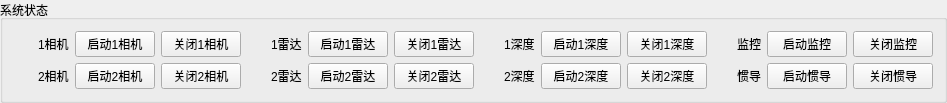
       <widget class="QGroupBox" name="groupBox_6">
        <property name="sizePolicy">
         <sizepolicy hsizetype="Expanding" vsizetype="Preferred">
          <horstretch>0</horstretch>
          <verstretch>0</verstretch>
         </sizepolicy>
        </property>
        <property name="title">
         <string>系统状态</string>
        </property>
        <layout class="QGridLayout" name="gridLayout_7">
         <item row="1" column="4">
          <layout class="QHBoxLayout" name="horizontalLayout_6">
           <item>
            <widget class="c_Fr_Light" name="E1R_2_Status" native="true">
             <property name="sizePolicy">
              <sizepolicy hsizetype="Maximum" vsizetype="Maximum">
               <horstretch>0</horstretch>
               <verstretch>0</verstretch>
              </sizepolicy>
             </property>
             <layout class="QGridLayout" name="gridLayout_178"/>
            </widget>
           </item>
           <item>
            <widget class="QLabel" name="label_4">
             <property name="sizePolicy">
              <sizepolicy hsizetype="Maximum" vsizetype="Preferred">
               <horstretch>0</horstretch>
               <verstretch>0</verstretch>
              </sizepolicy>
             </property>
             <property name="text">
              <string>2雷达</string>
             </property>
            </widget>
           </item>
          </layout>
         </item>
         <item row="1" column="6">
          <widget class="QPushButton" name="E1R_2_Close">
           <property name="sizePolicy">
            <sizepolicy hsizetype="Preferred" vsizetype="Fixed">
             <horstretch>0</horstretch>
             <verstretch>0</verstretch>
            </sizepolicy>
           </property>
           <property name="text">
            <string>关闭2雷达</string>
           </property>
          </widget>
         </item>
         <item row="1" column="8">
          <widget class="QPushButton" name="RealSense_2_Start">
           <property name="sizePolicy">
            <sizepolicy hsizetype="Preferred" vsizetype="Fixed">
             <horstretch>0</horstretch>
             <verstretch>0</verstretch>
            </sizepolicy>
           </property>
           <property name="text">
            <string>启动2深度</string>
           </property>
          </widget>
         </item>
         <item row="1" column="2">
          <widget class="QPushButton" name="Zivid_2_Close">
           <property name="sizePolicy">
            <sizepolicy hsizetype="Preferred" vsizetype="Fixed">
             <horstretch>0</horstretch>
             <verstretch>0</verstretch>
            </sizepolicy>
           </property>
           <property name="text">
            <string>关闭2相机</string>
           </property>
          </widget>
         </item>
         <item row="1" column="9">
          <widget class="QPushButton" name="RealSense_2_Close">
           <property name="sizePolicy">
            <sizepolicy hsizetype="Preferred" vsizetype="Fixed">
             <horstretch>0</horstretch>
             <verstretch>0</verstretch>
            </sizepolicy>
           </property>
           <property name="text">
            <string>关闭2深度</string>
           </property>
          </widget>
         </item>
         <item row="0" column="5">
          <widget class="QPushButton" name="E1R_1_Start">
           <property name="sizePolicy">
            <sizepolicy hsizetype="Preferred" vsizetype="Fixed">
             <horstretch>0</horstretch>
             <verstretch>0</verstretch>
            </sizepolicy>
           </property>
           <property name="text">
            <string>启动1雷达</string>
           </property>
          </widget>
         </item>
         <item row="0" column="8">
          <widget class="QPushButton" name="RealSense_1_Start">
           <property name="sizePolicy">
            <sizepolicy hsizetype="Preferred" vsizetype="Fixed">
             <horstretch>0</horstretch>
             <verstretch>0</verstretch>
            </sizepolicy>
           </property>
           <property name="text">
            <string>启动1深度</string>
           </property>
          </widget>
         </item>
         <item row="0" column="9">
          <widget class="QPushButton" name="RealSense_1_Close">
           <property name="text">
            <string>关闭1深度</string>
           </property>
          </widget>
         </item>
         <item row="0" column="4">
          <layout class="QHBoxLayout" name="horizontalLayout_11">
           <item>
            <widget class="c_Fr_Light" name="E1R_1_Status" native="true">
             <property name="sizePolicy">
              <sizepolicy hsizetype="Maximum" vsizetype="Maximum">
               <horstretch>0</horstretch>
               <verstretch>0</verstretch>
              </sizepolicy>
             </property>
             <layout class="QGridLayout" name="gridLayout_183"/>
            </widget>
           </item>
           <item>
            <widget class="QLabel" name="label_9">
             <property name="sizePolicy">
              <sizepolicy hsizetype="Maximum" vsizetype="Preferred">
               <horstretch>0</horstretch>
               <verstretch>0</verstretch>
              </sizepolicy>
             </property>
             <property name="text">
              <string>1雷达</string>
             </property>
            </widget>
           </item>
          </layout>
         </item>
         <item row="1" column="0">
          <layout class="QHBoxLayout" name="horizontalLayout_5">
           <item>
            <widget class="c_Fr_Light" name="Zivid_2_Status" native="true">
             <property name="sizePolicy">
              <sizepolicy hsizetype="Maximum" vsizetype="Maximum">
               <horstretch>0</horstretch>
               <verstretch>0</verstretch>
              </sizepolicy>
             </property>
             <layout class="QGridLayout" name="gridLayout_177"/>
            </widget>
           </item>
           <item>
            <widget class="QLabel" name="label_3">
             <property name="sizePolicy">
              <sizepolicy hsizetype="Maximum" vsizetype="Preferred">
               <horstretch>0</horstretch>
               <verstretch>0</verstretch>
              </sizepolicy>
             </property>
             <property name="text">
              <string>2相机</string>
             </property>
            </widget>
           </item>
          </layout>
         </item>
         <item row="0" column="0">
          <layout class="QHBoxLayout" name="horizontalLayout_4">
           <item>
            <widget class="c_Fr_Light" name="Zivid_1_Status" native="true">
             <property name="sizePolicy">
              <sizepolicy hsizetype="Maximum" vsizetype="Maximum">
               <horstretch>0</horstretch>
               <verstretch>0</verstretch>
              </sizepolicy>
             </property>
             <layout class="QGridLayout" name="gridLayout_176"/>
            </widget>
           </item>
           <item>
            <widget class="QLabel" name="label_2">
             <property name="sizePolicy">
              <sizepolicy hsizetype="Maximum" vsizetype="Preferred">
               <horstretch>0</horstretch>
               <verstretch>0</verstretch>
              </sizepolicy>
             </property>
             <property name="text">
              <string>1相机</string>
             </property>
            </widget>
           </item>
          </layout>
         </item>
         <item row="1" column="5">
          <widget class="QPushButton" name="E1R_2_Start">
           <property name="sizePolicy">
            <sizepolicy hsizetype="Preferred" vsizetype="Fixed">
             <horstretch>0</horstretch>
             <verstretch>0</verstretch>
            </sizepolicy>
           </property>
           <property name="text">
            <string>启动2雷达</string>
           </property>
          </widget>
         </item>
         <item row="0" column="6">
          <widget class="QPushButton" name="E1R_1_Close">
           <property name="text">
            <string>关闭1雷达</string>
           </property>
          </widget>
         </item>
         <item row="0" column="11">
          <widget class="QPushButton" name="Hikvision_Start">
           <property name="sizePolicy">
            <sizepolicy hsizetype="Preferred" vsizetype="Fixed">
             <horstretch>0</horstretch>
             <verstretch>0</verstretch>
            </sizepolicy>
           </property>
           <property name="text">
            <string>启动监控</string>
           </property>
          </widget>
         </item>
         <item row="0" column="10">
          <layout class="QHBoxLayout" name="horizontalLayout_26">
           <item>
            <widget class="c_Fr_Light" name="Hikvision_Status" native="true">
             <property name="sizePolicy">
              <sizepolicy hsizetype="Maximum" vsizetype="Maximum">
               <horstretch>0</horstretch>
               <verstretch>0</verstretch>
              </sizepolicy>
             </property>
             <layout class="QGridLayout" name="gridLayout_192"/>
            </widget>
           </item>
           <item>
            <widget class="QLabel" name="label_15">
             <property name="sizePolicy">
              <sizepolicy hsizetype="Maximum" vsizetype="Preferred">
               <horstretch>0</horstretch>
               <verstretch>0</verstretch>
              </sizepolicy>
             </property>
             <property name="text">
              <string>监控</string>
             </property>
            </widget>
           </item>
          </layout>
         </item>
         <item row="1" column="1">
          <widget class="QPushButton" name="Zivid_2_Start">
           <property name="sizePolicy">
            <sizepolicy hsizetype="Preferred" vsizetype="Fixed">
             <horstretch>0</horstretch>
             <verstretch>0</verstretch>
            </sizepolicy>
           </property>
           <property name="text">
            <string>启动2相机</string>
           </property>
          </widget>
         </item>
         <item row="1" column="10">
          <layout class="QHBoxLayout" name="horizontalLayout_35">
           <item>
            <widget class="c_Fr_Light" name="CH10X_Status" native="true">
             <property name="sizePolicy">
              <sizepolicy hsizetype="Maximum" vsizetype="Maximum">
               <horstretch>0</horstretch>
               <verstretch>0</verstretch>
              </sizepolicy>
             </property>
             <layout class="QGridLayout" name="gridLayout_199"/>
            </widget>
           </item>
           <item>
            <widget class="QLabel" name="label_16">
             <property name="sizePolicy">
              <sizepolicy hsizetype="Maximum" vsizetype="Preferred">
               <horstretch>0</horstretch>
               <verstretch>0</verstretch>
              </sizepolicy>
             </property>
             <property name="text">
              <string>惯导</string>
             </property>
            </widget>
           </item>
          </layout>
         </item>
         <item row="0" column="7">
          <layout class="QHBoxLayout" name="horizontalLayout_24">
           <item>
            <widget class="c_Fr_Light" name="RealSense_1_Status" native="true">
             <property name="sizePolicy">
              <sizepolicy hsizetype="Maximum" vsizetype="Maximum">
               <horstretch>0</horstretch>
               <verstretch>0</verstretch>
              </sizepolicy>
             </property>
             <layout class="QGridLayout" name="gridLayout_190"/>
            </widget>
           </item>
           <item>
            <widget class="QLabel" name="label_14">
             <property name="sizePolicy">
              <sizepolicy hsizetype="Maximum" vsizetype="Preferred">
               <horstretch>0</horstretch>
               <verstretch>0</verstretch>
              </sizepolicy>
             </property>
             <property name="text">
              <string>1深度</string>
             </property>
            </widget>
           </item>
          </layout>
         </item>
         <item row="0" column="1">
          <widget class="QPushButton" name="Zivid_1_Start">
           <property name="sizePolicy">
            <sizepolicy hsizetype="Preferred" vsizetype="Fixed">
             <horstretch>0</horstretch>
             <verstretch>0</verstretch>
            </sizepolicy>
           </property>
           <property name="text">
            <string>启动1相机</string>
           </property>
          </widget>
         </item>
         <item row="1" column="7">
          <layout class="QHBoxLayout" name="horizontalLayout_25">
           <item>
            <widget class="c_Fr_Light" name="RealSense_2_Status" native="true">
             <property name="sizePolicy">
              <sizepolicy hsizetype="Maximum" vsizetype="Maximum">
               <horstretch>0</horstretch>
               <verstretch>0</verstretch>
              </sizepolicy>
             </property>
             <layout class="QGridLayout" name="gridLayout_191"/>
            </widget>
           </item>
           <item>
            <widget class="QLabel" name="label_7">
             <property name="sizePolicy">
              <sizepolicy hsizetype="Maximum" vsizetype="Preferred">
               <horstretch>0</horstretch>
               <verstretch>0</verstretch>
              </sizepolicy>
             </property>
             <property name="text">
              <string>2深度</string>
             </property>
            </widget>
           </item>
          </layout>
         </item>
         <item row="0" column="2">
          <widget class="QPushButton" name="Zivid_1_Close">
           <property name="sizePolicy">
            <sizepolicy hsizetype="Preferred" vsizetype="Fixed">
             <horstretch>0</horstretch>
             <verstretch>0</verstretch>
            </sizepolicy>
           </property>
           <property name="text">
            <string>关闭1相机</string>
           </property>
          </widget>
         </item>
         <item row="0" column="12">
          <widget class="QPushButton" name="Hikvision_Close">
           <property name="text">
            <string>关闭监控</string>
           </property>
          </widget>
         </item>
         <item row="1" column="11">
          <widget class="QPushButton" name="CH10X_Start">
           <property name="text">
            <string>启动惯导</string>
           </property>
          </widget>
         </item>
         <item row="1" column="12">
          <widget class="QPushButton" name="CH10X_Close">
           <property name="sizePolicy">
            <sizepolicy hsizetype="Preferred" vsizetype="Fixed">
             <horstretch>0</horstretch>
             <verstretch>0</verstretch>
            </sizepolicy>
           </property>
           <property name="text">
            <string>关闭惯导</string>
           </property>
          </widget>
         </item>
        </layout>
       </widget>
